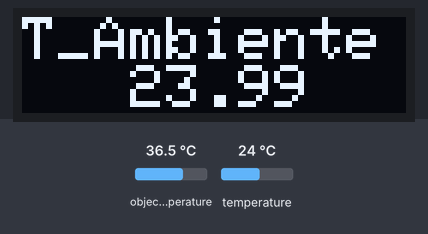
Recording of a sketch running on a simulated ESP8266 (NodeMCU). Shown: 128×32 one-colour display. The inputs (shaded band) are chosen by the test bench; at power-on: temperature 24 °C, object temperature 36.5 °C.

Above: at 1.7 s.
1.8 s: temperature set to 12 °C
At 2.4 s:
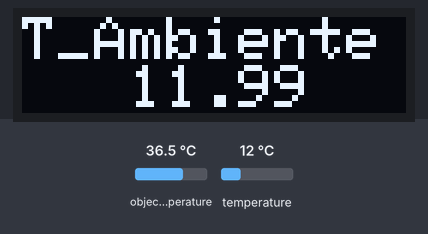
3.3 s: temperature set to 19 °C
At 4.5 s:
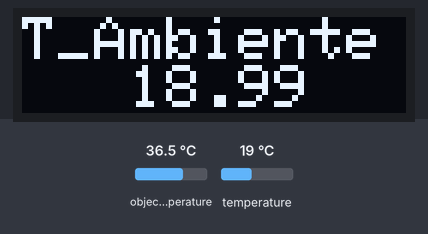
4.8 s: temperature set to 28 °C
At 5.9 s:
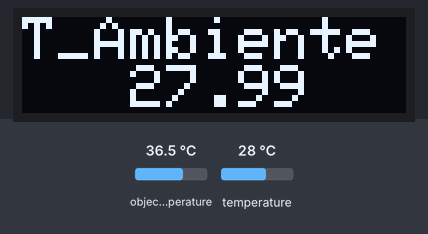
Timing chart, 0 to 7.8 s (numbered marks = the images above; inputs shaded):
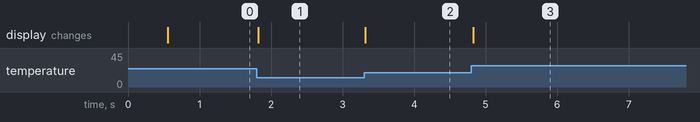

The sketch:

ESP8266_MLX90614_OLED.ino
```cpp
/*El siguiente código permite se permite obtener la lectura del sensor MLX90614 en la pantalla oled,
utilizando el ESP32 como microcontrolador, el interfaz de comunicación es I2C para obtener las lecturas
y comunicación con la oled para mostrar información de temperatura Ambiente y de un Objeto*/
/****************************************
*Definir librerías, instancias y constantes
*Para la pantalla OLED
****************************************/
#include <Adafruit_GFX.h>
#include <Adafruit_SSD1306.h>
#define OLED_RESET LED_BUILTIN
Adafruit_SSD1306 display(OLED_RESET);
//#if (SSD1306_LCDHEIGHT != 32)
//#error("Altura incorrecta, cambie en la libreria de Adafruit_SSD1306.h!");
//#endif
//Imagen que se mostrara al iniciarse el código
const unsigned char PROGMEM logo [] = {
  0x00,0x00,0x00,0x00,0x00,0x00,0x00,0x00,0x00,0x00,0x00,0x00,0x00,0x00,0x00,0x00,
  0x00,0x00,0x00,0x00,0x00,0x00,0x00,0x00,0x00,0x00,0x00,0x00,0x00,0x00,0x00,0x00,
  0x00,0x00,0x00,0x00,0x00,0x00,0x00,0x00,0x00,0x00,0x00,0x00,0x00,0x00,0x00,0x00,
  0x00,0x00,0x00,0x00,0x00,0x00,0x00,0x00,0x00,0x00,0x00,0x00,0xf8,0x00,0x00,0x00,
  0x00,0x00,0x00,0x00,0x00,0x00,0x00,0x00,0x00,0x00,0x00,0x1e,0x06,0x00,0x00,0x00,
  0x00,0x00,0x00,0x00,0x00,0x00,0x00,0x00,0x00,0x00,0x03,0xc0,0x70,0x80,0x00,0x00,
  0x00,0x00,0x00,0x00,0x00,0x00,0x00,0x00,0x00,0x00,0x38,0x0f,0x00,0x30,0x00,0x00,
  0x00,0x00,0x00,0x00,0x00,0x00,0x00,0x00,0x00,0x01,0x80,0xe0,0x00,0x0c,0x00,0x00,
  0x00,0x00,0x00,0x00,0x00,0x00,0x00,0x00,0x00,0x04,0x1e,0x00,0x00,0x03,0x00,0x00,
  0x00,0x00,0x00,0x00,0x00,0x00,0x00,0x00,0x00,0x10,0x0c,0x00,0x00,0x00,0xc0,0x00,
  0x00,0x00,0x00,0x00,0x00,0x7f,0xff,0xff,0xff,0xc0,0x03,0x00,0x00,0x00,0x30,0x00,
  0x00,0x00,0x00,0x00,0x01,0x80,0x00,0x00,0x01,0x04,0x00,0xc0,0x00,0x00,0xec,0x00,
  0x00,0x00,0x00,0x00,0x06,0x00,0x00,0x00,0x04,0x13,0x00,0x30,0x00,0x07,0x07,0x00,
  0x00,0x00,0x00,0x00,0x18,0x00,0x00,0x00,0x10,0x60,0xc0,0x0c,0x00,0x30,0x39,0x00,
  0x00,0x00,0x00,0x00,0x60,0x00,0x00,0x00,0x41,0x98,0x30,0x03,0x03,0x81,0xc1,0x00,
  0x00,0x00,0x00,0x01,0x80,0x0f,0xff,0xff,0x07,0x06,0x08,0x00,0xd8,0x0e,0x01,0x00,
  0x00,0x00,0x00,0x06,0x00,0x10,0x00,0x00,0x1c,0x41,0x86,0x00,0x00,0x70,0x01,0x00,
  0x00,0x00,0x00,0x18,0x00,0x40,0x00,0x00,0x66,0x10,0x61,0x80,0x03,0x80,0x01,0x00,
  0x00,0x00,0x00,0x3f,0x01,0x00,0x00,0x01,0xe1,0x84,0x19,0x80,0x0c,0x00,0x02,0x00,
  0x00,0x00,0x00,0x20,0x1f,0xf8,0x00,0x06,0x18,0x61,0x86,0x00,0x10,0x00,0x06,0x00,
  0x00,0x00,0x00,0x20,0x00,0x00,0xf0,0x0b,0x06,0x18,0x78,0x00,0x40,0x00,0x04,0x00,
  0x00,0x00,0x00,0x3f,0xc0,0x00,0x06,0x18,0xc1,0x86,0x60,0x01,0x80,0x00,0x08,0x00,
  0x00,0x00,0x00,0x00,0x07,0xfc,0x01,0x86,0x30,0x61,0x80,0x06,0x40,0x00,0x10,0x00,
  0x00,0x00,0x00,0x00,0x00,0x00,0x80,0x61,0x84,0x1a,0x00,0x18,0x40,0x00,0x20,0x00,
  0x00,0x00,0x00,0x00,0x00,0x00,0x8e,0x18,0x61,0x8c,0x00,0x60,0x20,0x00,0xc0,0x00,
  0x00,0x00,0x00,0x00,0x00,0x00,0x89,0x86,0x18,0x70,0x01,0x80,0x20,0x03,0x00,0x00,
  0x00,0x00,0x00,0x00,0x00,0x00,0x88,0x61,0x83,0xc0,0x02,0x00,0x10,0x0c,0x00,0x00,
  0x00,0x00,0x00,0x00,0x00,0x00,0x88,0x18,0x20,0x00,0x02,0x00,0x10,0x30,0x00,0x00,
  0x00,0x00,0x00,0x00,0x00,0x00,0x88,0x06,0x0c,0x00,0x01,0x00,0x08,0xc0,0x00,0x00,
  0x00,0x00,0x00,0x00,0x00,0x00,0x88,0x01,0x83,0x00,0x00,0x80,0x0b,0x00,0x00,0x00,
  0x00,0x00,0x00,0x00,0x00,0x00,0x42,0x00,0x60,0xc0,0x00,0x80,0x04,0x00,0x00,0x00,
  0x00,0x00,0x00,0x00,0x0c,0x00,0x30,0xc0,0x18,0x30,0x00,0x40,0x04,0x00,0x00,0x00,
  0x00,0x00,0x00,0x00,0x33,0x00,0x0c,0x30,0x06,0x18,0x00,0x20,0x06,0x00,0x00,0x00,
  0x00,0x00,0x00,0x10,0x40,0x80,0x03,0x0c,0x01,0x04,0x00,0x20,0x02,0x00,0x00,0x00,
  0x00,0x00,0x00,0xef,0x80,0x61,0x00,0xc3,0x01,0x02,0x00,0x10,0x03,0x00,0x00,0x00,
  0x00,0x00,0x00,0x83,0x00,0x1e,0x00,0x30,0xc1,0x01,0x00,0x18,0x01,0x00,0x00,0x00,
  0x00,0x00,0x01,0x01,0x00,0x00,0x00,0x0c,0x31,0x20,0x80,0x08,0x01,0x00,0x00,0x00,
  0x00,0x00,0x01,0x01,0x00,0x00,0x01,0x03,0x0f,0x10,0x40,0x04,0x00,0x80,0x00,0x00,
  0x00,0x00,0x01,0x83,0x00,0x00,0x06,0x00,0xc3,0x0c,0x20,0x04,0x00,0x80,0x00,0x00,
  0x00,0x00,0x00,0xc6,0x00,0x00,0x18,0x00,0x30,0x02,0x10,0x02,0x00,0x40,0x00,0x00,
  0x00,0x00,0x00,0x38,0x00,0x00,0x60,0x00,0x0c,0x03,0x08,0x01,0x00,0x40,0x00,0x00,
  0x00,0x00,0x00,0x00,0x00,0x01,0x80,0x03,0x03,0x0c,0x84,0x03,0x00,0x20,0x00,0x00,
  0x00,0x00,0x00,0x00,0x00,0x06,0x00,0x06,0x00,0xf0,0x42,0x0c,0x00,0x20,0x00,0x00,
  0x00,0x00,0x00,0x00,0x00,0x18,0x00,0x04,0x00,0x00,0x21,0x30,0x00,0x10,0x00,0x00,
  0x00,0x00,0x00,0x00,0x00,0x60,0x00,0x04,0x00,0x00,0x18,0xc0,0x00,0x10,0x00,0x00,
  0x00,0x00,0x00,0x00,0x01,0x80,0x00,0x04,0x00,0x00,0x0c,0x40,0x00,0x70,0x00,0x00,
  0x00,0x00,0x0f,0x00,0x06,0x00,0x00,0x04,0x00,0x00,0x02,0x20,0x03,0x10,0x00,0x00,
  0x00,0x00,0x30,0xc0,0x18,0x00,0x00,0x04,0x00,0x00,0x01,0x10,0x0c,0x30,0x00,0x00,
  0x00,0x00,0xc0,0x30,0x20,0x00,0x00,0x04,0x00,0x00,0x00,0x88,0x30,0xc0,0x00,0x00,
  0x00,0x03,0x00,0x0c,0x80,0x00,0x00,0x0c,0x00,0x00,0x00,0x65,0xc6,0x00,0x00,0x00,
  0x03,0xec,0x00,0x02,0x00,0x00,0x00,0x10,0x00,0x00,0x00,0x32,0x18,0x00,0x00,0x00,
  0x06,0x18,0x00,0x00,0x00,0x00,0x70,0x40,0x00,0x00,0x00,0x08,0x60,0x00,0x00,0x00,
  0x0c,0x08,0x00,0x00,0x00,0x01,0x9d,0x80,0x00,0x00,0x00,0x05,0x80,0x00,0x00,0x00,
  0x08,0x08,0x00,0x00,0x00,0x03,0x06,0x00,0x00,0x00,0x00,0x02,0x00,0x00,0x00,0x00,
  0x0c,0x18,0x00,0x00,0x00,0x02,0x06,0x00,0x00,0x00,0x00,0x00,0x00,0x00,0x00,0x00,
  0x06,0x10,0x00,0x00,0x00,0x02,0x06,0x00,0x00,0x00,0x00,0x00,0x00,0x00,0x00,0x00,
  0x03,0xe0,0x00,0x00,0x00,0x03,0x04,0x00,0x00,0x00,0x00,0x00,0x00,0x00,0x00,0x00,
  0x00,0x00,0x00,0x00,0x00,0x01,0xd8,0x00,0x00,0x00,0x00,0x00,0x00,0x00,0x00,0x00,
  0x00,0x00,0x00,0x00,0x00,0x00,0x60,0x00,0x00,0x00,0x00,0x00,0x00,0x00,0x00,0x00,
  0x00,0x00,0x00,0x00,0x00,0x00,0x00,0x00,0x00,0x00,0x00,0x00,0x00,0x00,0x00,0x00,
  0x00,0x00,0x00,0x00,0x00,0x00,0x00,0x00,0x00,0x00,0x00,0x00,0x00,0x00,0x00,0x00,
  0x00,0x00,0x00,0x00,0x00,0x00,0x00,0x00,0x00,0x00,0x00,0x00,0x00,0x00,0x00,0x00,
  0x00,0x00,0x00,0x00,0x00,0x00,0x00,0x00,0x00,0x00,0x00,0x00,0x00,0x00,0x00,0x00,
  0x00,0x00,0x00,0x00,0x00,0x00,0x00,0x00,0x00,0x00,0x00,0x00,0x00,0x00,0x00,0x00,
};
/****************************************
*Definir librerías, instancias y constantes
*Para el sensor MLX90614
****************************************/
#include <Wire.h>
#include <Adafruit_MLX90614.h>
Adafruit_MLX90614 mlx = Adafruit_MLX90614();
/****************************************
*Funciones principales
****************************************/
void setup() {
display.begin(SSD1306_SWITCHCAPVCC, 0x3C);
display.clearDisplay();
display.drawBitmap(0,0,logo,128,64,1);
display.display();
delay(500);
mlx.begin();
}
void loop()
{
Oled_mlx(); //Función para la oled y el sensor
}

void Oled_mlx() {
display.clearDisplay();
display.setTextSize(2);
display.setTextColor(WHITE);
display.setCursor(0,0);
display.println("T_Ambiente");
display.print("   ");
display.println(mlx.readAmbientTempC()); //mlx.readAmbientTempF()
display.println("T_Objeto");
display.print("   ");
display.println(mlx.readObjectTempC()); //mlx.readObjectTempF()
display.display();
}
```

Measured:
- after the input at 1.8 s, the display: changes at once (image 1)
- after the input at 3.3 s, the display: changes at once (image 2)
- after the input at 4.8 s, the display: changes at once (image 3)
